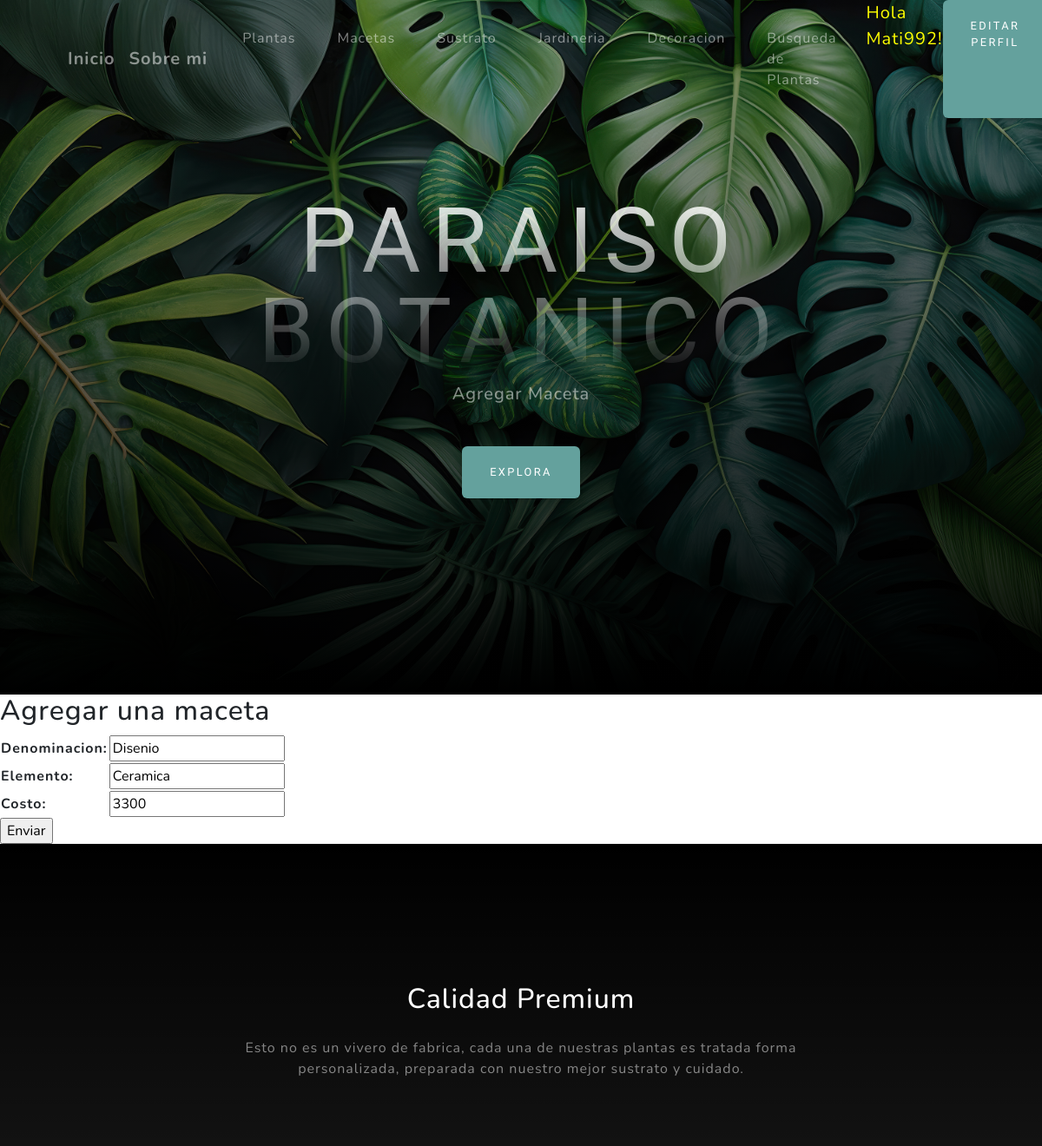
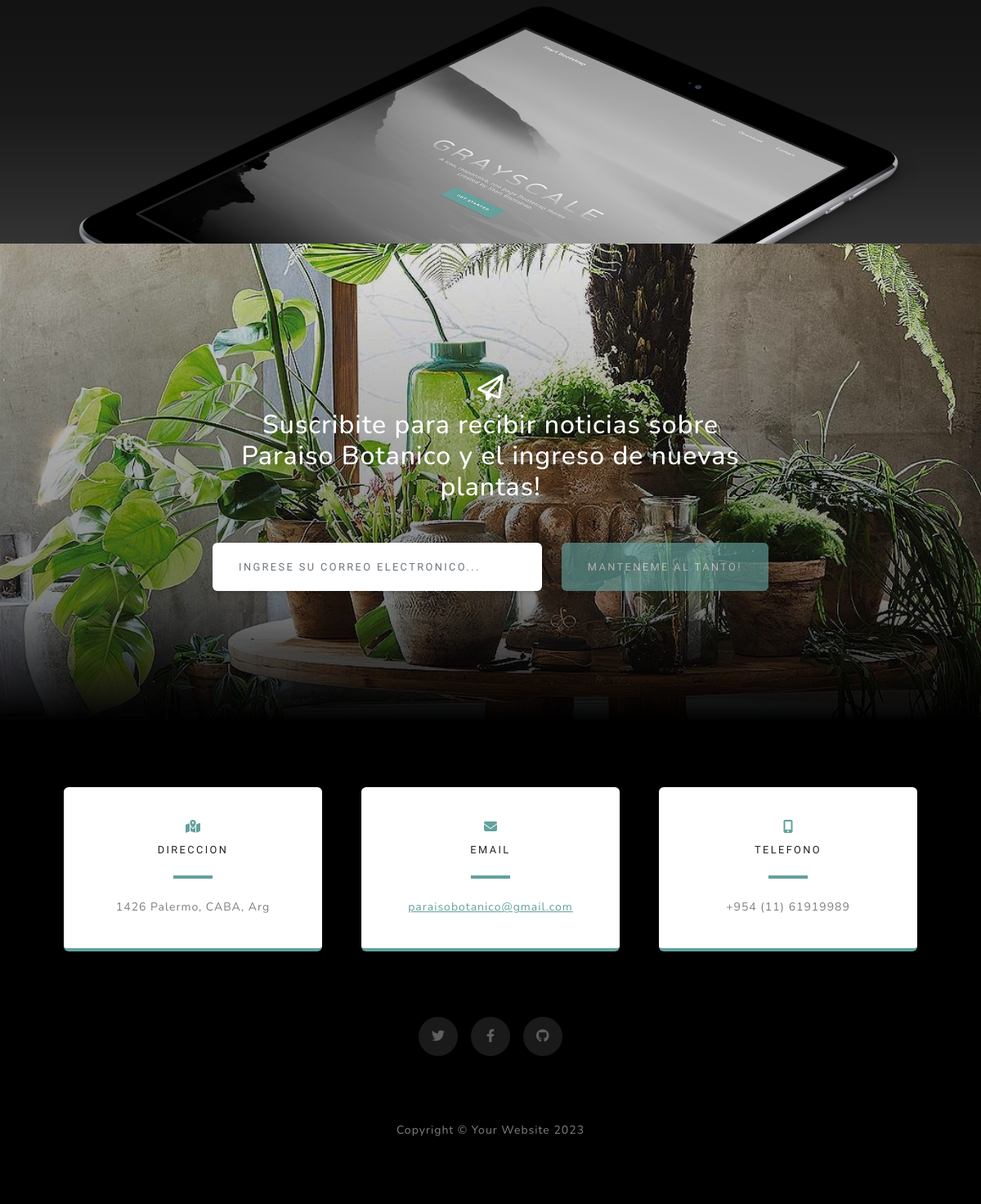
The page /update_flowerpots/2/ (signed in) on the database its author committed (2 pictures, top to bottom).
### aplicacion/models.py (models this page shows, shortened)
class Macetas(models.Model):
    nombre = models.CharField(max_length=50)
    material = models.CharField(max_length=50)
    precio = models.IntegerField()
    class Meta:
        verbose_name = "Maceta"
        verbose_name_plural = "Macetas"

### aplicacion/views.py (the view)
@login_required
def updateMacetas(request, id_flowerpots):
    macetas = Macetas.objects.get(id=id_flowerpots)
    if request.method == "POST":
        miForm = MacetasForm(request.POST)
        if miForm.is_valid():
            macetas.nombre = miForm.cleaned_data.get('nombre')
            macetas.material = miForm.cleaned_data.get('material')
            macetas.precio = miForm.cleaned_data.get('precio')
            macetas.save()
            return redirect(reverse_lazy('blumentoepfe'))
    else:
        miForm = MacetasForm(initial={
            'nombre': macetas.nombre,
            'material': macetas.material,
            'precio': macetas.precio,
        })
    return render(request, "aplicacion/flowerpotsForm.html", {'form': miForm})

### aplicacion/forms.py
class MacetasForm(forms.Form):
    nombre = forms.CharField(label="Denominacion",max_length=50, required=True) #el required es para que sea obligatorio
    material= forms.CharField(label="Elemento", max_length=50, required=True)
    precio = forms.IntegerField(label="Costo", required=True)

### aplicacion/templates/aplicacion/flowerpotsForm.html (shortened to what this page needs)
{% extends 'aplicacion/base.html' %}
{% load  %}
{% block titulo %}
Agregar Maceta
{% endblock titulo %}
{% block contenido %}
<body>
    <h2>Agregar una maceta</h2>
    <form action="" method="post">
       <table>
         {{form.as_table}}
       </table>
        <input type="submit" value="Enviar">
    </form>
</body>
</html>
{% endblock contenido %}

### aplicacion/templates/aplicacion/base.html (shortened to what this page needs)
<!DOCTYPE html>
<html lang="en">
    <head>
        {% load static %}
        <link href="{% static 'aplicacion/css/styles.css' %}"  rel="stylesheet" />
    </head>
    <body id="page-top">
        <nav class="navbar navbar-expand-lg navbar-light fixed-top" id="mainNav">
            <div class="container px-4 px-lg-5">
                <a class="navbar-brand" href="/">Inicio</a>
                <a class="navbar-brand" href="{% url 'uebermich' %}">Sobre mi</a>
                <div class="collapse navbar-collapse" id="navbarResponsive">
                    <ul class="navbar-nav ms-auto">
                        {% if user.is_authenticated %}
                        <li class="nav-item"><a class="nav-link" href="{% url 'pflanzen' %}">Plantas</a></li>
                        <li class="nav-item"><a class="nav-link" href="{% url 'blumentoepfe' %}">Macetas</a></li>
                        <li class="nav-item"><a class="nav-link" href="{% url 'substrat' %}">Sustrato</a></li>
                        <li class="nav-item"><a class="nav-link" href="{% url 'garten' %}">Jardineria</a></li>
                        <li class="nav-item"><a class="nav-link" href="{% url 'dekoration' %}">Decoracion</a></li>
                        <li class="nav-item"><a class="nav-link" href="{% url 'suchen_gattung' %}">Busqueda de Plantas</a></li>
                        <p style="color:yellow; font-size: 20px;margin-left: 10px;">Hola {{user.username}}!</p>
                        <a class="btn btn-primary" href="{% url 'editar_perfil' %}">Editar Perfil</a>
                    {% else %}
                        <a class="btn btn-success" href="{% url 'registro' %}">Registro</a>
                        <a class="btn btn-primary" href="{% url 'login' %}">Login</a>
                    {% endif %}
                    </ul>
                </div>
            </div>
        </nav>
        <header class="masthead">
            <div class="container px-4 px-lg-5 d-flex h-100 align-items-center justify-content-center">
                <div class="d-flex justify-content-center">
                    <div class="text-center">
                        <h1 class="mx-auto my-0 text-uppercase">Paraiso Botanico</h1>
                        <h2 class="text-white-50 mx-auto mt-2 mb-5">
                            {% block titulo %}
                            {% endblock titulo%}
                        </h2>
                        <a class="btn btn-primary" href="#about">Explora</a>
                    </div>
                </div>
            </div>
        </header>
        {% block contenido %}
        {% endblock contenido %}
        <section class="about-section text-center" id="about">
            <div class="container px-4 px-lg-5">
                <div class="row gx-4 gx-lg-5 justify-content-center">
                    <div class="col-lg-8">
                        <h2 class="text-white mb-4">Calidad Premium</h2>
                        <p class="text-white-50">
                            Esto no es un vivero de fabrica, cada una de nuestras plantas es tratada forma personalizada, preparada con nuestro mejor sustrato y cuidado.
                        </p>
                    </div>
                </div>
                <img class="img-fluid" src="assets/img/ipad.png" alt="..." />
            </div>
        </section>
        <section class="signup-section" id="signup">
            <div class="container px-4 px-lg-5">
                <div class="row gx-4 gx-lg-5">
                    <div class="col-md-10 col-lg-8 mx-auto text-center">
                        <i class="far fa-paper-plane fa-2x mb-2 text-white"></i>
                        <h2 class="text-white mb-5">Suscribite para recibir noticias sobre Paraiso Botanico y el ingreso de nuevas plantas!</h2>
                        <form class="form-signup" id="contactForm" data-sb-form-api-token="API_TOKEN">
                            <div class="row input-group-newsletter">
                                <div class="col"><input class="form-control" id="emailAddress" type="email" placeholder="Ingrese su correo electronico..." aria-label="Enter email address..." data-sb-validations="required,email" /></div>
                                <div class="col-auto"><button class="btn btn-primary disabled" id="submitButton" type="submit">manteneme al tanto!</button></div>
                            </div>
                        </form>
                    </div>
                </div>
            </div>
        </section>
        <section class="contact-section bg-black">
            <div class="container px-4 px-lg-5">
                <div class="row gx-4 gx-lg-5">
                    <div class="col-md-4 mb-3 mb-md-0">
                        <div class="card py-4 h-100">
                            <div class="card-body text-center">
                                <i class="fas fa-map-marked-alt text-primary mb-2"></i>
                                <h4 class="text-uppercase m-0">Direccion</h4>
                                <hr class="my-4 mx-auto" />
                                <div class="small text-black-50">1426 Palermo, CABA, Arg</div>
                            </div>
                        </div>
                    </div>
                    <div class="col-md-4 mb-3 mb-md-0">
                        <div class="card py-4 h-100">
                            <div class="card-body text-center">
                                <i class="fas fa-envelope text-primary mb-2"></i>
                                <h4 class="text-uppercase m-0">Email</h4>
                                <hr class="my-4 mx-auto" />
                                <div class="small text-black-50"><a href="#!">paraisobotanico@gmail.com</a></div>
                            </div>
                        </div>
                    </div>
                    <div class="col-md-4 mb-3 mb-md-0">
                        <div class="card py-4 h-100">
                            <div class="card-body text-center">
                                <i class="fas fa-mobile-alt text-primary mb-2"></i>
                                <h4 class="text-uppercase m-0">Telefono</h4>
                                <hr class="my-4 mx-auto" />
                                <div class="small text-black-50">+954 (11) 61919989</div>
                            </div>
                        </div>
                    </div>
                </div>
                <div class="social d-flex justify-content-center">
                    <a class="mx-2" href="https://twitter.com/Mattyy992"><i class="fab fa-twitter"></i></a>
                    <a class="mx-2" href="https://es-la.facebook.com/"><i class="fab fa-facebook-f"></i></a>
                    <a class="mx-2" href="https://github.com/Klemen992"><i class="fab fa-github"></i></a>
                </div>
            </div>
        </section>
        <footer class="footer bg-black small text-center text-white-50"><div class="container px-4 px-lg-5">Copyright &copy; Your Website 2023</div></footer>
    </body>
</html>

### rows shown on the page
Macetas: nombre "Disenio", material "Ceramica", precio "3300"

### other values the page prints
{{ user.username }} "Mati992"
